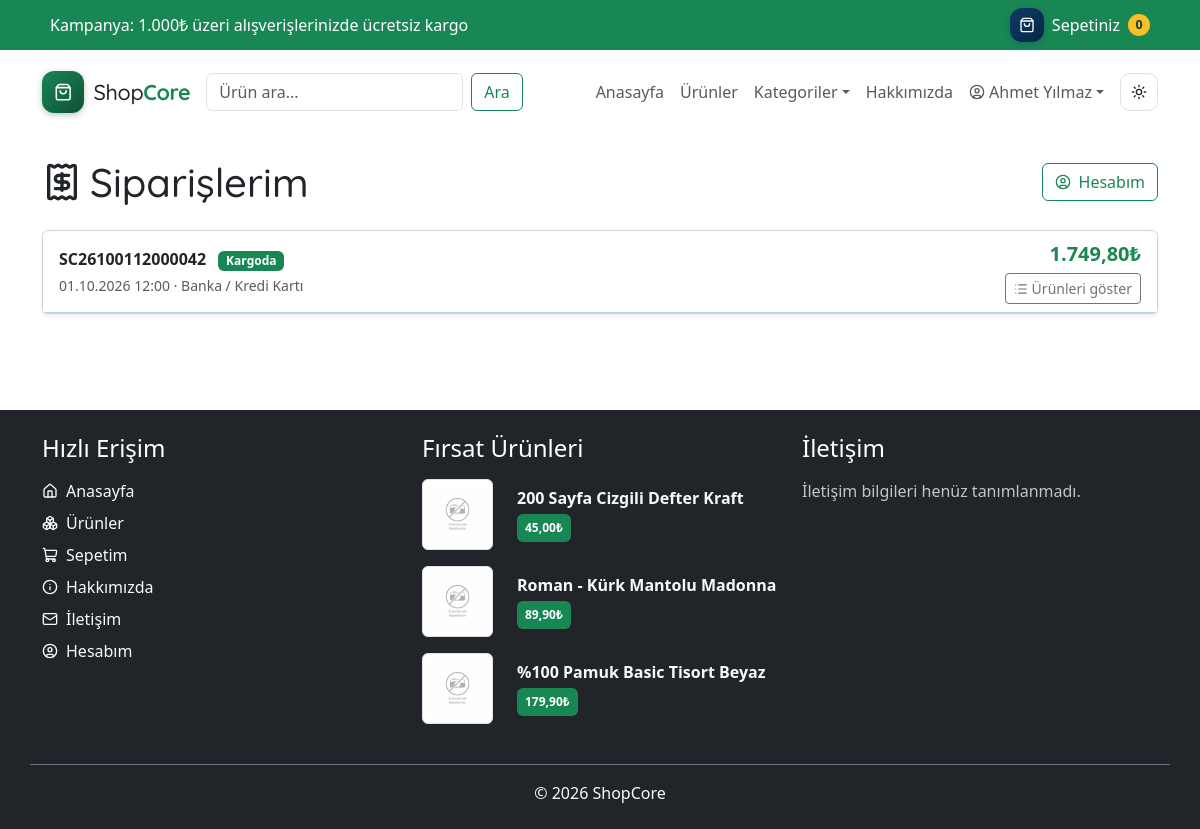
/siparislerim.php (signed in), run on the app's committed database.
### tables this page shows
CREATE TABLE `kullanicilar` (
  `id` int(11) NOT NULL AUTO_INCREMENT,
  `adsoyad` varchar(128) NOT NULL,
  `eposta` varchar(128) NOT NULL,
  `telefon` varchar(32) NOT NULL DEFAULT '',
  `il` varchar(64) NOT NULL DEFAULT '',
  `ilce` varchar(64) NOT NULL DEFAULT '',
  `adres` varchar(500) NOT NULL DEFAULT '',
  `posta_kodu` varchar(10) DEFAULT NULL,
  `sifre` varchar(255) NOT NULL,
  `olusturma_tarihi` timestamp NOT NULL DEFAULT current_timestamp(),
  `guncelleme_tarihi` timestamp NOT NULL DEFAULT current_timestamp() ON UPDATE current_timestamp(),
  PRIMARY KEY (`id`),
  UNIQUE KEY `uk_kullanici_eposta` (`eposta`)
);

CREATE TABLE `siparisler` (
  `id` int(11) NOT NULL AUTO_INCREMENT,
  `numarasi` char(16) NOT NULL,
  `kullanici_id` int(11) DEFAULT NULL,
  `adsoyad` varchar(128) NOT NULL,
  `eposta` varchar(128) NOT NULL,
  `telefon` varchar(32) NOT NULL,
  `il` varchar(64) NOT NULL,
  `ilce` varchar(64) NOT NULL,
  `adres` text NOT NULL,
  `posta_kodu` varchar(10) DEFAULT NULL,
  `kurum` varchar(128) DEFAULT NULL,
  `odeme_tipi` enum('havale','kart','kapida') NOT NULL DEFAULT 'havale',
  `ara_toplam` decimal(10,2) NOT NULL DEFAULT 0.00,
  `kargo` decimal(10,2) NOT NULL DEFAULT 0.00,
  `toplam` decimal(10,2) NOT NULL DEFAULT 0.00,
  `durum` enum('alindi','hazirlaniyor','kargoda','kapandi','iptal') NOT NULL DEFAULT 'alindi',
  `olusturma_tarihi` timestamp NOT NULL DEFAULT current_timestamp(),
  `guncelleme_tarihi` timestamp NOT NULL DEFAULT current_timestamp() ON UPDATE current_timestamp(),
  PRIMARY KEY (`id`),
  UNIQUE KEY `uk_siparis_no` (`numarasi`),
  KEY `ix_siparis_tarih` (`olusturma_tarihi`),
  KEY `ix_siparis_durum` (`durum`),
  KEY `ix_siparis_kullanici` (`kullanici_id`),
  CONSTRAINT `fk_siparis_kullanici` FOREIGN KEY (`kullanici_id`) REFERENCES `kullanicilar` (`id`) ON DELETE SET NULL
);

CREATE TABLE `urunler` (
  `id` int(11) NOT NULL AUTO_INCREMENT,
  `urunadi` varchar(128) NOT NULL,
  `aciklama` mediumtext NOT NULL,
  `fiyat` decimal(10,2) NOT NULL DEFAULT 0.00,
  `stok` int(10) UNSIGNED NOT NULL DEFAULT 0,
  `giris_tarihi` datetime NOT NULL,
  `dzltm_tarihi` timestamp NOT NULL DEFAULT current_timestamp() ON UPDATE current_timestamp(),
  `resim` varchar(128) DEFAULT NULL,
  `kategori_id` int(11) DEFAULT NULL,
  `olusturma_tarihi` timestamp NOT NULL DEFAULT current_timestamp(),
  `guncelleme_tarihi` timestamp NOT NULL DEFAULT current_timestamp() ON UPDATE current_timestamp(),
  PRIMARY KEY (`id`),
  KEY `fk_kategori_id` (`kategori_id`),
  KEY `ix_giris_tarihi` (`giris_tarihi`),
  KEY `ix_kategori_id_sira` (`kategori_id`,`id`),
  CONSTRAINT `fk_kategori_id` FOREIGN KEY (`kategori_id`) REFERENCES `kategoriler` (`id`) ON DELETE CASCADE
);

### siparislerim.php (the view, shortened to what the rows shown need)
<?php
kullanici_zorunlu();
$con = db();
$id  = kullanici_id();
$siparisler = [];
$kalemler   = [];
try {
    $stmt = $con->prepare(
        'SELECT id, numarasi, olusturma_tarihi, durum, odeme_tipi,
                ara_toplam, kargo, toplam, il, ilce, adres
         FROM siparisler
         WHERE kullanici_id = ?
         ORDER BY olusturma_tarihi DESC, id DESC
         LIMIT 50'
    );
    $stmt->execute([$id]);
    $siparisler = $stmt->fetchAll(PDO::FETCH_ASSOC);
    if ($siparisler) {
        $idler      = array_column($siparisler, 'id');
        $yer_tutucu = implode(',', array_fill(0, count($idler), '?'));
        $kalemStmt  = $con->prepare(
            "SELECT siparis_id, urun_adi, birim_fiyat, adet, satir_toplam
             FROM siparis_kalemleri
             WHERE siparis_id IN ($yer_tutucu)
             ORDER BY siparis_id, id"
        );
        $kalemStmt->execute($idler);
        foreach ($kalemStmt->fetchAll(PDO::FETCH_ASSOC) as $kalem) {
            $kalemler[(int)$kalem['siparis_id']][] = $kalem;
        }
    }
} catch (PDOException $e) {
    error_log('siparislerim: ' . $e->getMessage());
    flash('hata', 'Sipariş geçmişiniz şu anda yüklenemedi. Lütfen tekrar deneyin.');
}
include 'header.php';
?>
<div class="container mt-4 mb-5">
    <div class="d-flex justify-content-between align-items-center mb-4 flex-wrap gap-2">
        <h1 class="baslik mb-0">
            <svg class="ik me-2" aria-hidden="true"><use href="#lk-receipt"></use></svg>Siparişlerim
        </h1>
    </div>
    <?php if (!$siparisler): ?>
        <div class="alert alert-warning text-center py-5">
            <svg class="ik mb-3" style="font-size: 3rem;" aria-hidden="true"><use href="#lk-shopping-cart"></use></svg>
            <h3 class="h4">Henüz siparişiniz yok</h3>
            <p class="mb-4">Tamamladığınız siparişler bu listede görünecek.</p>
            <a href="urunler.php" class="btn btn-primary">
                <svg class="ik me-2" aria-hidden="true"><use href="#lk-shopping-bag"></use></svg>Alışverişe Başla
            </a>
        </div>
    <?php else: ?>
        <?php foreach ($siparisler as $siparis): ?>
            <?php
            $sid    = (int)$siparis['id'];
            $durum  = siparis_durum_gorunum($siparis['durum']);
            $kalemlerBu = $kalemler[$sid] ?? [];
            ?>
            <div class="card shadow-sm mb-3 siparis-kart">
                <div class="card-header bg-body siparis-baslik">
                    <div class="d-flex justify-content-between align-items-center flex-wrap gap-2">
                        <div>
                            <span class="fw-bold"><?= esc($siparis['numarasi']) ?></span>
                            <span class="badge bg-<?= esc($durum['sinif']) ?> ms-2"><?= esc($durum['etiket']) ?></span>
                            <div class="text-muted small mt-1">
                                <?= esc(date('d.m.Y H:i', strtotime((string)$siparis['olusturma_tarihi']))) ?>
                                &middot; <?= esc(siparis_odeme_etiketi($siparis['odeme_tipi'])) ?>
                            </div>
                        </div>
                        <div class="text-end">
                            <div class="fs-5 fw-bold text-success"><?= para((float)$siparis['toplam']) ?>&#8378;</div>
                            <?php if ($kalemlerBu): ?>
                                <button class="btn btn-outline-secondary btn-sm mt-1" type="button"
                                        data-bs-toggle="collapse" data-bs-target="#siparis-<?= $sid ?>"
                                        aria-expanded="false" aria-controls="siparis-<?= $sid ?>">
                                    <svg class="ik me-1" aria-hidden="true"><use href="#lk-list"></use></svg>Ürünleri göster
                                </button>
                            <?php endif; ?>
                        </div>
                    </div>
                </div>
            </div>
        <?php endforeach; ?>
    <?php endif; ?>
</div>
<?php include 'footer.php'; ?>

### header.php (shortened to what the rows shown need)
<!doctype html>
<html lang="tr">
<head>
    <?= varlik_css(APP_VARLIK_FONT_CSS) ?>
    <?= varlik_css(APP_VARLIK_BOOTSTRAP_CSS) ?>
    <?= varlik_css(APP_VARLIK_SWAL_CSS) ?>
    <?= varlik_css('content/css/style.css') ?>
</head>
<body class="site d-flex flex-column min-vh-100">
    <div class="container">
        <nav class="navbar navbar-expand-lg navbar-light bg-body py-3">
            <div class="collapse navbar-collapse" id="navbarSupportedContent">
                <ul class="navbar-nav ms-auto mb-2 mb-lg-0">
                    <?php if (kullanici_girisi_var_mi()): ?>
                        <?php $hesap = kullanici_bilgisi(); ?>
                        <li class="nav-item dropdown">
                            <a class="nav-link dropdown-toggle" href="#" id="hesapDropdown" role="button"
                               data-bs-toggle="dropdown" aria-expanded="false" aria-haspopup="true">
                                <svg class="ik me-1" aria-hidden="true"><use href="#lk-circle-user"></use></svg>
                                <span class="hesap-ad"><?= esc(ozetle($hesap['adsoyad'] ?? 'Hesabım', 18)) ?></span>
                            </a>
                        </li>
                    <?php endif; ?>
                </ul>
            </div>
        </nav>
    </div>
    <main class="flex-grow-1">

### footer.php (shortened to what the rows shown need)
</main>
<footer class="container-fluid bg-dark mt-5">
    <div class="container pt-4 pb-4">
        <div class="row">
            <div class="col-md-4 mb-4 mb-md-0">
                <?php
                try {
                    $veri = db()->query('SELECT id, urunadi, aciklama, fiyat, resim FROM urunler ORDER BY fiyat LIMIT 0,3')->fetchAll(PDO::FETCH_ASSOC) ?: [];
                } catch (PDOException $e) {
                    error_log('footer firsat urunleri: ' . $e->getMessage());
                    $veri = null;
                }
                if ($veri === null) {
                    echo '<p class="text-light opacity-75 mb-0">Ürünler yüklenemedi.</p>';
                } elseif ($veri === []) {
                    echo '<p class="text-light opacity-75 mb-0">Aktif ürün yok.</p>';
                } else {
                    foreach ($veri as $kayit) {
                ?>
                <div class="row mb-3 align-items-center">
                    <div class="col-3">
                        <img src="<?= esc(resim_yolu($kayit['resim'], RESIM_KART_GENISLIK)) ?>" <?= resim_boyut($kayit['resim'], RESIM_KART_GENISLIK) ?> loading="lazy" decoding="async" class="img-fluid img-thumbnail" alt="<?= esc($kayit['urunadi']) ?>">
                    </div>
                    <div class="col-9">
                        <a href="<?= url('urundetay.php', ['id' => (int)$kayit['id']]) ?>" class="text-light text-decoration-none">
                            <p class="mb-1 fw-bold"><?= esc($kayit['urunadi']) ?></p>
                        </a>
                        <span class="badge bg-success p-2"><?= esc(para($kayit['fiyat'])) ?>&#8378;</span>
                    </div>
                </div>
                <?php } }
                ?>
            </div>
        </div>
    </div>
</footer>
</body>
</html>

### data on the page
kullanicilar: adsoyad "Ahmet Yılmaz"
siparisler: numarasi "SC26100112000042", durum "Kargoda", olusturma_tarihi "01.10.2026 12:00", odeme_tipi "Banka / Kredi Kartı", toplam "1.749,80"
urunler: resim (placeholder picture), urunadi "200 Sayfa Cizgili Defter Kraft", fiyat "45,00"
urunler: resim (placeholder picture), urunadi "Roman - Kürk Mantolu Madonna", fiyat "89,90"
urunler: resim (placeholder picture), urunadi "%100 Pamuk Basic Tisort Beyaz", fiyat "179,90"

### other printed values
kargo_esigi() "1.000"
sepet_ozeti()['urun_sayisi'] "0"
$baglanti['ad'] "Anasayfa"
$baglanti['ad'] "Ürünler"
$baglanti['ad'] "Sepetim"
$baglanti['ad'] "Hakkımızda"
$baglanti['ad'] "İletişim"
$baglanti['ad'] "Hesabım"
